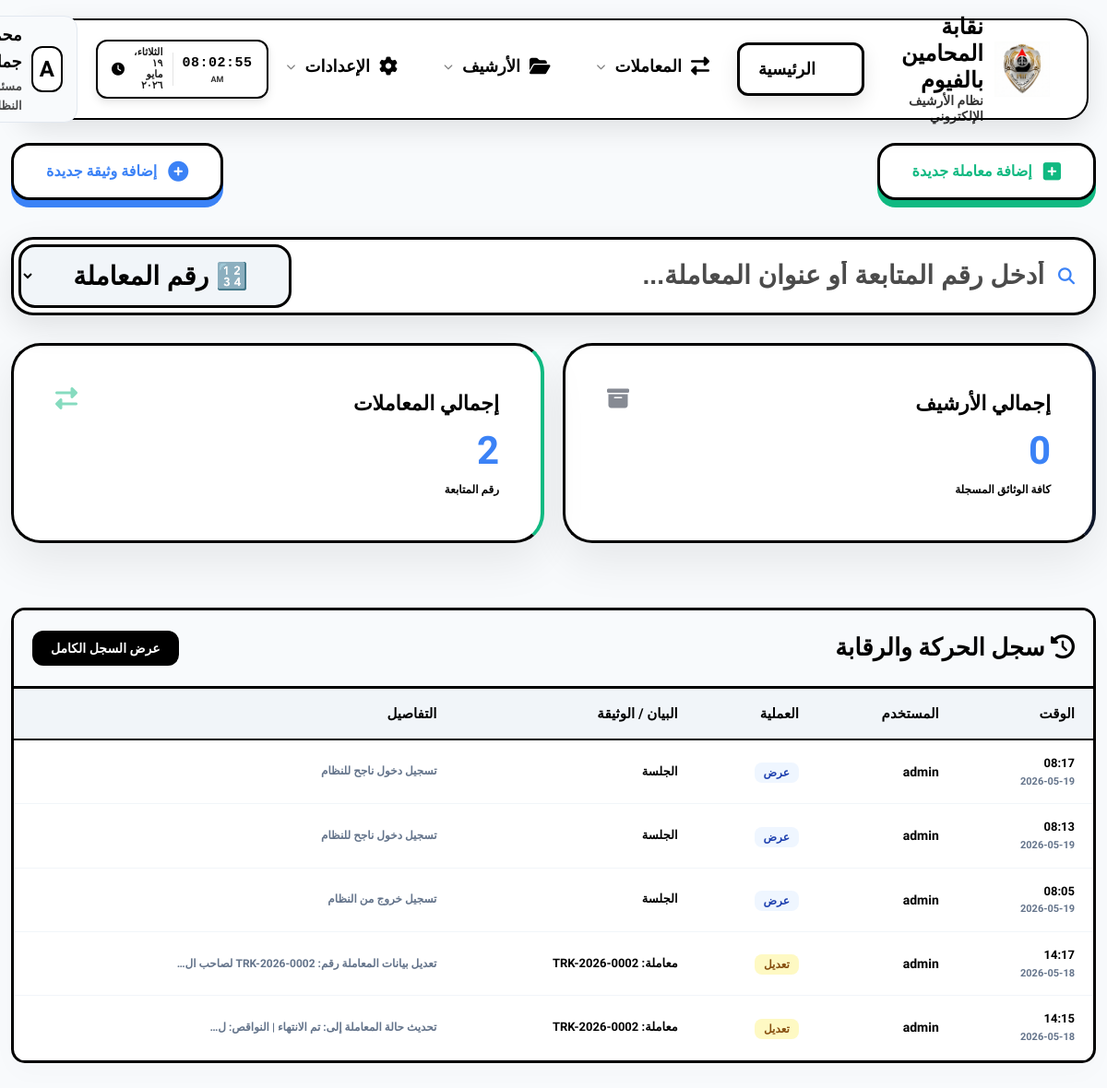
The app's page /dashboard/ (signed in), older data.
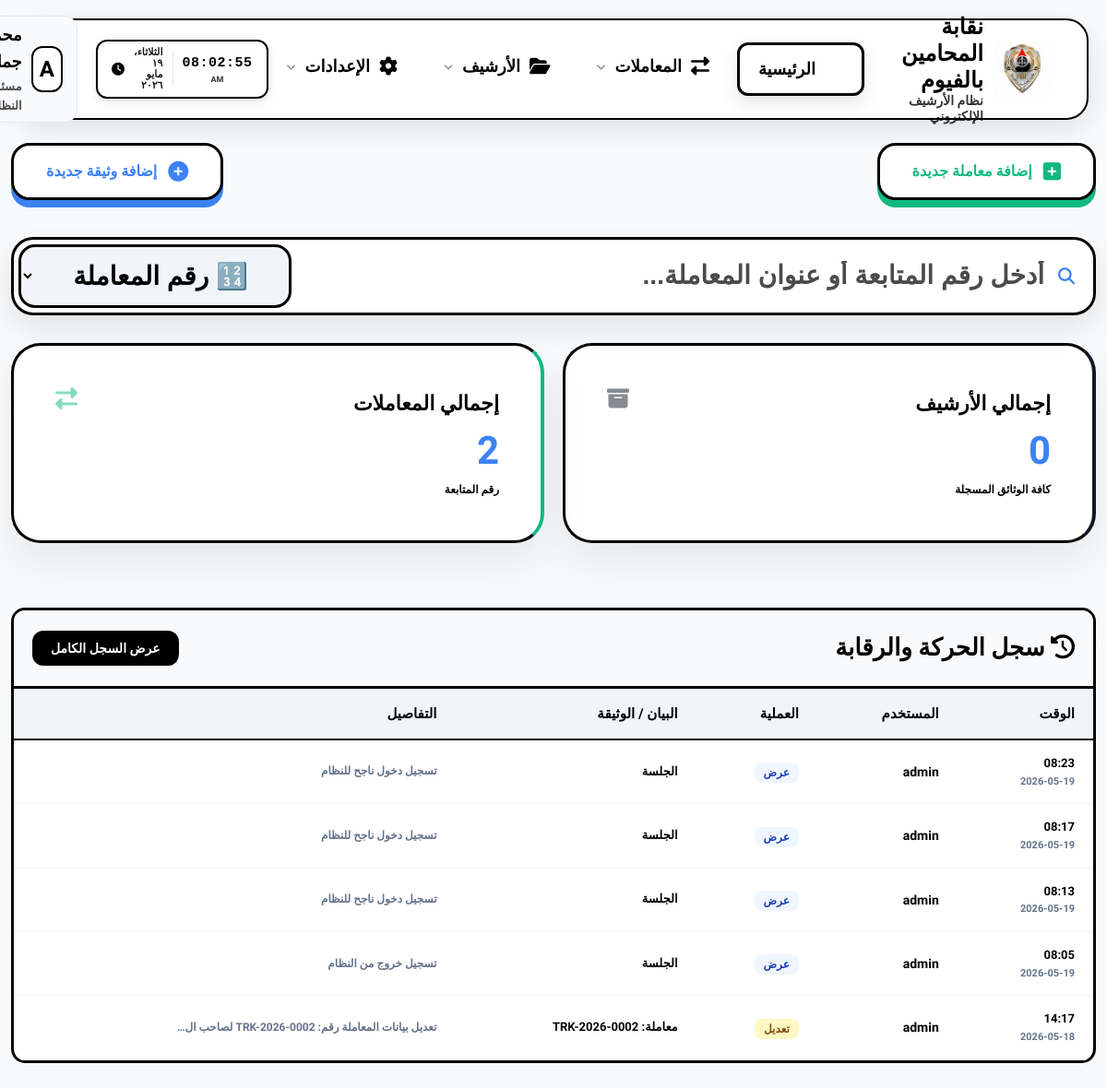
The same page, newer data.
### eams/models.py (models this page shows, shortened)
class Profile(models.Model):
    ROLE_CHOICES = (
        ('admin', 'مدير نظام'),
        ('employee', 'موظف'),
        ('viewer', 'مشاهد'),
    )
    user = models.OneToOneField(User, on_delete=models.CASCADE, related_name='profile')
    full_name = models.CharField(max_length=255, blank=True, null=True, verbose_name="الاسم بالكامل")
    job_title = models.CharField(max_length=255, blank=True, null=True, verbose_name="الوظيفة")
    department = models.CharField(max_length=255, blank=True, null=True, verbose_name="القسم")
    raw_password = models.CharField(max_length=255, blank=True, null=True, verbose_name="كلمة المرور الحالية (للمدير)")
    access_incoming = models.BooleanField(default=True, verbose_name="الأرشيف الوارد")
    access_outgoing = models.BooleanField(default=True, verbose_name="الأرشيف الصادر")
    access_internal = models.BooleanField(default=True, verbose_name="البريد الداخلي")
    access_reports = models.BooleanField(default=False, verbose_name="التقارير الإحصائية")
    access_categories = models.BooleanField(default=False, verbose_name="إدارة الأقسام")
    access_audit = models.BooleanField(default=False, verbose_name="سجل التحركات")
    access_users = models.BooleanField(default=False, verbose_name="إدارة المستخدمين")

class AuditLog(models.Model):
    ACTION_CHOICES = (
        ('upload', 'رفع'),
        ('edit', 'تعديل'),
        ('delete', 'حذف'),
        ('view', 'عرض'),
    )
    user = models.ForeignKey(User, on_delete=models.SET_NULL, null=True, verbose_name="المستخدم")
    action = models.CharField(max_length=20, choices=ACTION_CHOICES, verbose_name="العملية")
    document_title = models.CharField(max_length=255, verbose_name="عنوان الوثيقة")
    timestamp = models.DateTimeField(auto_now_add=True, verbose_name="الوقت")
    details = models.TextField(blank=True, null=True, verbose_name="التفاصيل")

### eams/views.py (the view)
# urls.py: path('', RedirectView.as_view(url='dashboard/', permanent=True)),
@login_required
def dashboard(request):
    total_docs = Document.objects.count()
    incoming_count = Document.objects.filter(doc_type='incoming').count()
    outgoing_count = Document.objects.filter(doc_type='outgoing').count()
    internal_count = Document.objects.filter(doc_type='internal').count()
    recent_docs = Document.objects.order_by('-uploaded_at')[:5]
    categories = Category.objects.annotate(doc_count=Count('documents')).order_by('-doc_count')[:5]
    activities = AuditLog.objects.order_by('-timestamp')[:5]
    context = {
        'total_docs': total_docs,
        'total_transactions': Transaction.objects.count(),
        'recent_docs': recent_docs,
        'categories': categories,
        'activities': activities,
    }
    return render(request, 'eams/dashboard.html', context)

### templates/eams/dashboard.html (shortened to what this page needs)
{% extends 'base.html' %}
{% block content %}
<div class="fade-in">
    <div class="dashboard-header" style="display: flex; justify-content: space-between; align-items: center; margin-bottom: 40px; flex-wrap: wrap; gap: 20px;">
        <a href="{% url 'transaction_create' %}" class="quick-action-btn btn-transaction-pro">
            <i class="fas fa-plus-square"></i> إضافة معاملة جديدة
        </a>
        <a href="{% url 'document_create' %}" class="quick-action-btn btn-document-pro">
            <i class="fas fa-plus-circle"></i> إضافة وثيقة جديدة
        </a>
    </div>
    <div style="margin-bottom: 30px; position: relative;" id="live-search-wrapper">
        <div class="search-box-container" style="display: flex; align-items: center; gap: 0; background: #fff; border: 3px solid #000000; border-radius: 24px; padding: 5px; box-shadow: 0 12px 35px rgba(0,0,0,0.1); transition: all 0.3s;" id="search-box-container">
            <div style="flex: 1; display: flex; align-items: center; gap: 15px; padding: 0 15px;">
                <i class="fas fa-search" style="color: var(--accent-color); font-size: 18px;"></i>
                <input type="text" id="live-search-input"
                    placeholder="أدخل رقم المتابعة أو عنوان المعاملة..."
                    style="border: none; outline: none; flex-grow: 1; font-size: 28px; background: transparent; color: #000000 !important; font-weight: 900;"
                    autocomplete="off">
            </div>
            <select id="search-type-select" style="background: #f1f5f9 !important; border: 3px solid #000 !important; border-radius: 18px; padding: 15px 40px; font-weight: 900; font-size: 28px; color: #000 !important; cursor: pointer; outline: none; margin-right: 10px; height: auto;">
                <option value="transaction" style="background: #fff; color: #000;" selected>🔢 رقم المعاملة</option>
            </select>
        </div>
    </div>
    {% if request.user.profile.access_users %}
    <div class="stats-grid"
         hx-get="{% url 'dashboard_stats_partial' %}"
         hx-trigger="every 10s"
         hx-swap="innerHTML"
         style="display: grid; grid-template-columns: repeat(auto-fit, minmax(200px, 1fr)); gap: 20px; margin-bottom: 30px;">
        {% include 'eams/partials/stats.html' %}
    </div>
    <div class="data-container table-responsive" style="margin-top: 30px; border: 3px solid #000; padding: 0;">
        <div style="background: #f8fafc; padding: 20px; border-bottom: 3px solid #000; display: flex; justify-content: space-between; align-items: center;">
            <h2 style="font-weight: 900; margin: 0; font-size: 24px;"><i class="fas fa-history"></i> سجل الحركة والرقابة</h2>
            <a href="{% url 'audit_log' %}" style="text-decoration: none; background: #000; color: #fff; padding: 8px 20px; border-radius: 12px; font-weight: 800; font-size: 14px;">عرض السجل الكامل</a>
        </div>
        <table style="width: 100%; border-collapse: collapse; min-width: 800px;">
            <thead style="background: #f1f5f9; border-bottom: 2px solid #000;">
                <tr>
                    <th style="padding: 15px 20px; text-align: right; font-weight: 900;">الوقت</th>
                    <th style="padding: 15px 20px; text-align: right; font-weight: 900;">المستخدم</th>
                    <th style="padding: 15px 20px; text-align: right; font-weight: 900;">العملية</th>
                    <th style="padding: 15px 20px; text-align: right; font-weight: 900;">البيان / الوثيقة</th>
                    <th style="padding: 15px 20px; text-align: right; font-weight: 900;">التفاصيل</th>
                </tr>
            </thead>
            <tbody hx-get="{% url 'dashboard_activities_partial' %}" hx-trigger="every 10s" hx-swap="innerHTML">
                {% include 'eams/partials/activities.html' %}
            </tbody>
        </table>
    </div>
    {% endif %}
</div>
{% endblock %}

### templates/base.html (shortened to what this page needs)
{% load static %}
<!DOCTYPE html>
<html lang="ar" dir="rtl">
<head>
    <link rel="stylesheet" href="https://cdnjs.cloudflare.com/ajax/libs/font-awesome/6.4.0/css/all.min.css">
    <link rel="stylesheet" href="https://unpkg.com/nprogress@0.2.0/nprogress.css">
    <link rel="stylesheet" href="{% static 'css/style.css' %}?v=11">
</head>
<body class="js-loading">
    <div class="topnav-container">
        <nav class="topnav">
            <a href="{% url 'dashboard' %}" class="topnav-brand" style="text-decoration: none;">
                <div class="logo-container">
                    <img src="{% static 'Gemini_Generated_Image_ekeq1aekeq1aekeq.png' %}" alt="Logo" class="main-logo">
                </div>
                <div class="brand-text">
                    <span class="main-title">نقابة المحامين بالفيوم</span>
                    <span class="sub-title">نظام الأرشيف الإلكتروني</span>
                </div>
            </a>
            <ul class="topnav-links">
                <li>
                    <a href="{% url 'dashboard' %}"
                        class="nav-link {% if request.resolver_match.url_name == 'dashboard' %}active{% endif %}">
                        <i class="fas fa-th-large"></i>
                        <span>الرئيسية</span>
                    </a>
                </li>
                <li class="has-dropdown">
                    <a href="#"
                        class="nav-link {% if 'transaction' in request.resolver_match.url_name %}active{% endif %}">
                        <i class="fas fa-exchange-alt"></i>
                        <span>المعاملات</span>
                        <i class="fas fa-chevron-down" style="font-size: 10px; opacity: 0.5;"></i>
                    </a>
                </li>
                <li class="has-dropdown">
                    <a href="#"
                        class="nav-link {% if request.resolver_match.url_name == 'document_list' %}active{% endif %}">
                        <i class="fas fa-folder-open"></i>
                        <span>الأرشيف</span>
                        <i class="fas fa-chevron-down" style="font-size: 10px; opacity: 0.5;"></i>
                    </a>
                </li>
                <li class="has-dropdown">
                    <a href="#" class="nav-link">
                        <i class="fas fa-cog"></i>
                        <span>الإعدادات</span>
                        <i class="fas fa-chevron-down" style="font-size: 10px; opacity: 0.5;"></i>
                    </a>
                </li>
            </ul>
            <div class="topnav-right" style="display: flex; align-items: center; gap: 20px;">
                <div class="live-clock-container"
                    style="background: #ffffff; color: #000000; padding: 6px 15px; border-radius: 12px; display: flex; align-items: center; gap: 10px; box-shadow: 0 4px 10px rgba(0,0,0,0.1); border: 2px solid #000000;">
                    <div style="text-align: center; border-left: 1px solid rgba(0,0,0,0.1); padding-left: 10px;">
                        <div id="live-time"
                            style="font-size: 15px; font-weight: 900; letter-spacing: 0.5px; color: #000000;">00:00:00
                        </div>
                        <div id="live-period"
                            style="font-size: 9px; font-weight: 800; opacity: 0.8; margin-top: -2px; color: #000000;">AM
                        </div>
                    </div>
                    <div id="live-date"
                        style="font-size: 11px; font-weight: 800; opacity: 0.9; text-align: right; line-height: 1.1; color: #000000;">
                        --/--/----</div>
                    <i class="fas fa-clock" style="font-size: 14px; color: #000000; animation: pulse 2s infinite;"></i>
                </div>
                <div class="user-profile has-dropdown">
                    <div class="user-avatar">{{ request.user.username|first|upper }}</div>
                    <div class="user-meta">
                        <span class="user-name">{{ request.user.profile.full_name|default:request.user.username }}</span>
                        <span class="user-role">{{ request.user.profile.job_title|default:'موظف النظام' }}</span>
                    </div>
                </div>
            </div>
        </nav>
    </div>
    <div class="main-content" id="main-content">
        {% block content %}{% endblock %}
    </div>
</body>
</html>

### templates/eams/partials/stats.html
<div class="stat-card" style="border-right: 4px solid var(--primary-color);">
    <div style="display: flex; justify-content: space-between;">
        <div>
            <h3>إجمالي الأرشيف</h3>
            <div class="value">{{ total_docs }}</div>
        </div>
        <i class="fas fa-archive" style="font-size: 24px; color: var(--primary-color); opacity: 0.5;"></i>
    </div>
    <div style="font-size: 12px; color: var(--text-muted);">كافة الوثائق المسجلة</div>
</div>
<div class="stat-card" style="border-right: 4px solid #10b981;">
    <div style="display: flex; justify-content: space-between;">
        <div>
            <h3>إجمالي المعاملات</h3>
            <div class="value">{{ total_transactions }}</div>
        </div>
        <i class="fas fa-exchange-alt" style="font-size: 24px; color: #10b981; opacity: 0.5;"></i>
    </div>
    <div style="font-size: 12px; color: var(--text-muted);">رقم المتابعة</div>
</div>

### templates/eams/partials/activities.html
{% for log in activities %}
<tr style="border-bottom: 1px solid #f1f5f9;">
    <td style="padding: 15px 20px;">
        <div style="font-weight: 900; color: #000; font-size: 13px;">{{ log.timestamp|date:"H:i" }}</div>
        <div style="font-size: 11px; color: #64748b; font-weight: 700;">{{ log.timestamp|date:"Y-m-d" }}</div>
    </td>
    <td style="padding: 15px 20px; font-weight: 800; font-size: 14px; color: #000;">{{ log.user.username }}</td>
    <td style="padding: 15px 20px;">
        {% if log.action == 'upload' %}
        <span style="background: #dcfce7; color: #166534; padding: 4px 10px; border-radius: 8px; font-size: 12px; font-weight: 900;">{{ log.get_action_display }}</span>
        {% elif log.action == 'delete' %}
        <span style="background: #fee2e2; color: #991b1b; padding: 4px 10px; border-radius: 8px; font-size: 12px; font-weight: 900;">{{ log.get_action_display }}</span>
        {% elif log.action == 'edit' %}
        <span style="background: #fef9c3; color: #854d0e; padding: 4px 10px; border-radius: 8px; font-size: 12px; font-weight: 900;">{{ log.get_action_display }}</span>
        {% else %}
        <span style="background: #eff6ff; color: #1e40af; padding: 4px 10px; border-radius: 8px; font-size: 12px; font-weight: 900;">{{ log.get_action_display }}</span>
        {% endif %}
    </td>
    <td style="padding: 15px 20px; font-weight: 700; font-size: 13px;">{{ log.document_title|default:"---" }}</td>
    <td style="padding: 15px 20px; font-size: 12px; color: #64748b; font-weight: 700;">{{ log.details|truncatechars:50 }}</td>
</tr>
{% empty %}
<tr>
    <td colspan="5" style="text-align: center; padding: 30px; color: #64748b; font-weight: 800;">لا يوجد نشاط مسجل</td>
</tr>
{% endfor %}

### templates/base.html (style rules this page uses)
body { font-family: 'Tajawal', sans-serif; }

### templates/eams/dashboard.html (style rules this page uses)
.quick-action-btn { padding: 15px 35px; border-radius: 20px; font-weight: 900; font-size: 16px; display: inline-flex; align-items: center; gap: 12px; transition: all 0.3s cubic-bezier(0.4, 0, 0.2, 1); text-decoration: none; border: 3px solid #000; background: #fff; position: relative; z-index: 1; }
.quick-action-btn i { font-size: 22px; }
.btn-transaction-pro { color: #10b981 !important; box-shadow: 0 8px 0 #10b981; }
.btn-document-pro { color: #3b82f6 !important; box-shadow: 0 8px 0 #3b82f6; }

Row changes from the older to the newer data that the page shows:
no longer on this page (row unchanged): AuditLog: timestamp "14:15", timestamp "2026-05-18", user.username "admin", action "تعديل", document_title "معاملة: TRK-2026-0002", details "تحديث حالة المعاملة إلى: تم الانتهاء | النواقص: ل…"
added AuditLog: timestamp "08:23", timestamp "2026-05-19", user.username "admin", action "عرض", document_title "الجلسة", details "تسجيل دخول ناجح للنظام"
